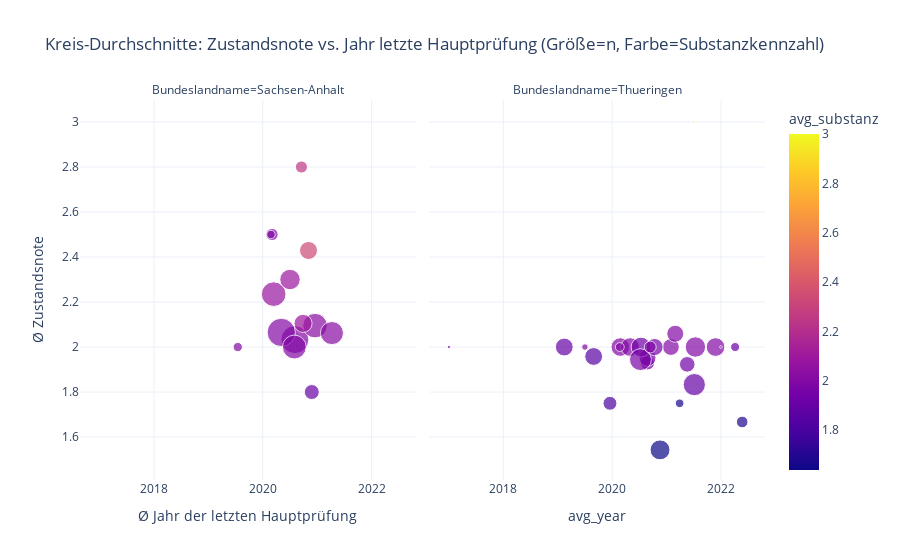
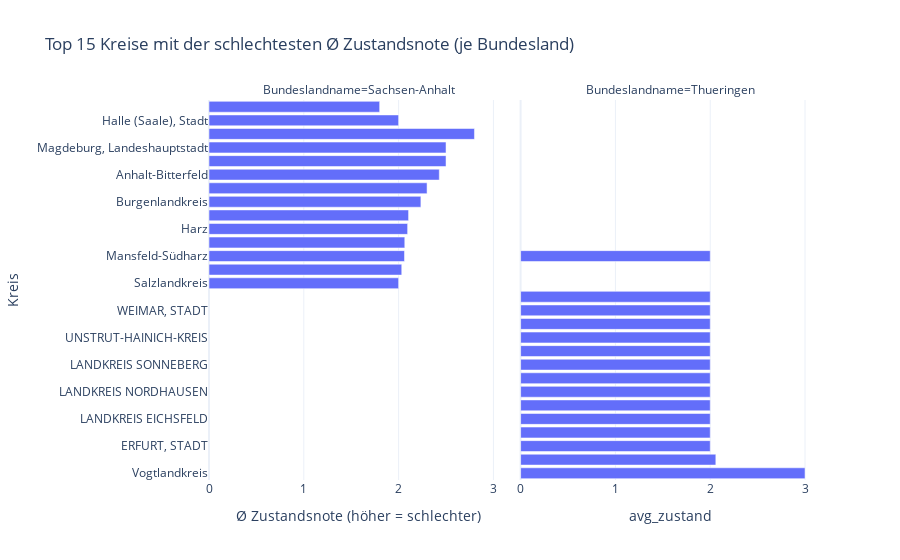
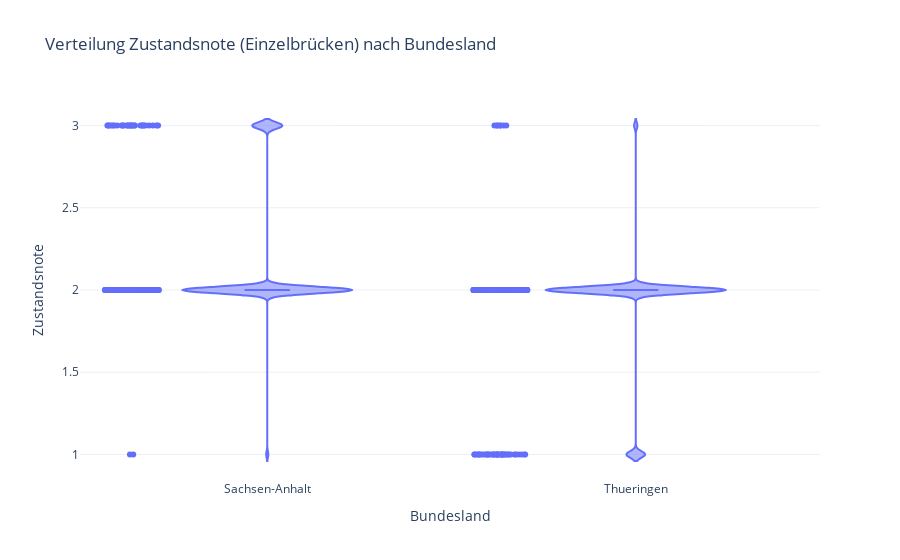
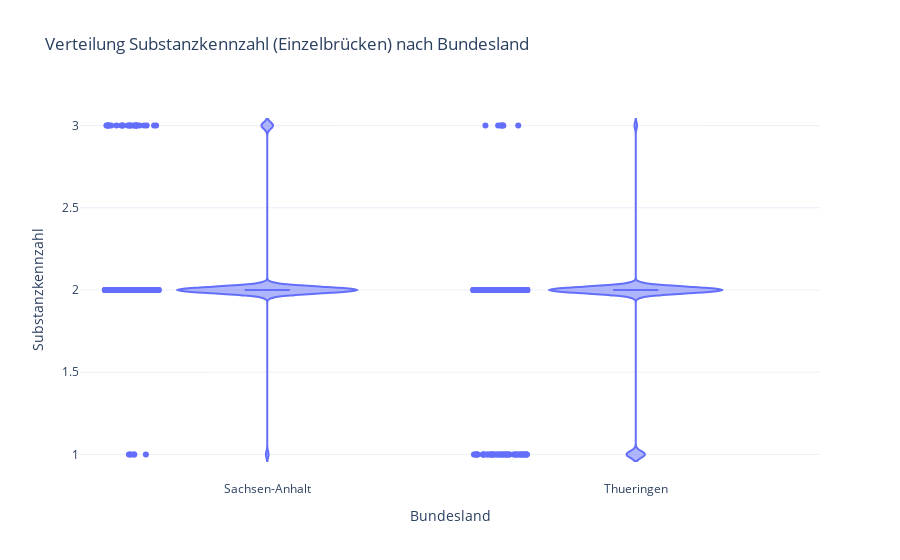

Notebook code for these charts, in order:
### Code cell
import pandas as pd
import plotly.express as px

# ------------------------------------------------------------
# 1) Daten einlesen
# ------------------------------------------------------------
path = r"data\original_bridge_statistic_germany.csv"  # <-- anpassen
df = pd.read_csv(path, sep=";", decimal=",", dtype=str, encoding="utf-8")

# numerische Spalten
num_cols = ["Jahr letzte Hauptprüfung", "Substanzkennzahl", "Zustandsnote"]
for c in num_cols:
    df[c] = pd.to_numeric(df[c], errors="coerce")

# Filter: Thüringen & Sachsen-Anhalt (robust gegen Schreibweise)
target_states = ["Thueringen", "Thüringen", "Sachsen-Anhalt"]
df_two = df[df["Bundeslandname"].isin(target_states)].copy()

# ------------------------------------------------------------
# 2) Aggregation: Durchschnitt pro Kreis innerhalb Bundesland
# ------------------------------------------------------------
avg_by_kreis = (
    df_two.groupby(["Bundeslandname", "Kreis"], dropna=False)
    .agg(
        n=("ObjectID", "count"),
        avg_year=("Jahr letzte Hauptprüfung", "mean"),
        avg_substanz=("Substanzkennzahl", "mean"),
        avg_zustand=("Zustandsnote", "mean"),
    )
    .reset_index()
)

# Rundung für Anzeige
avg_by_kreis["avg_year"] = avg_by_kreis["avg_year"].round(2)
avg_by_kreis["avg_substanz"] = avg_by_kreis["avg_substanz"].round(3)
avg_by_kreis["avg_zustand"] = avg_by_kreis["avg_zustand"].round(3)

# Hilfslabel für Hover
avg_by_kreis["hover"] = (
    "<b>" + avg_by_kreis["Kreis"].astype(str) + "</b><br>"
    "Bundesland: " + avg_by_kreis["Bundeslandname"].astype(str) + "<br>"
    "n Brücken: " + avg_by_kreis["n"].astype(str) + "<br>"
    "Ø Jahr letzte HP: " + avg_by_kreis["avg_year"].astype(str) + "<br>"
    "Ø Zustandsnote: " + avg_by_kreis["avg_zustand"].astype(str) + "<br>"
    "Ø Substanzkennzahl: " + avg_by_kreis["avg_substanz"].astype(str)
)

# ------------------------------------------------------------
# Plot 1: Scatter (Kreis-Mittelwerte)
#   x: Jahr letzte Hauptprüfung (Ø)
#   y: Zustandsnote (Ø)
#   color: Substanzkennzahl (Ø)
#   size: Anzahl Brücken
# ------------------------------------------------------------
fig_scatter = px.scatter(
    avg_by_kreis,
    x="avg_year",
    y="avg_zustand",
    color="avg_substanz",
    size="n",
    facet_col="Bundeslandname",
    hover_name="Kreis",
    hover_data={"avg_year": True, "avg_zustand": True, "avg_substanz": True, "n": True},
    title="Kreis-Durchschnitte: Zustandsnote vs. Jahr letzte Hauptprüfung (Größe=n, Farbe=Substanzkennzahl)",
)

fig_scatter.update_layout(
    template="plotly_white",
    xaxis_title="Ø Jahr der letzten Hauptprüfung",
    yaxis_title="Ø Zustandsnote",
)
fig_scatter.show()

# ------------------------------------------------------------
# Plot 2: Ranking-Balken (schlechteste Zustandsnoten)
#   Top N Kreise pro Bundesland (höhere Zustandsnote = schlechter)
# ------------------------------------------------------------
TOP_N = 15

rank_df = (
    avg_by_kreis.dropna(subset=["avg_zustand"])
    .sort_values(["Bundeslandname", "avg_zustand"], ascending=[True, False])
    .groupby("Bundeslandname", as_index=False)
    .head(TOP_N)
    .copy()
)

fig_bar = px.bar(
    rank_df,
    x="avg_zustand",
    y="Kreis",
    facet_col="Bundeslandname",
    orientation="h",
    hover_data={"avg_year": True, "avg_substanz": True, "n": True},
    title=f"Top {TOP_N} Kreise mit der schlechtesten Ø Zustandsnote (je Bundesland)",
)

fig_bar.update_layout(
    template="plotly_white",
    xaxis_title="Ø Zustandsnote (höher = schlechter)",
    yaxis_title="Kreis",
)
# damit die schlechtesten oben stehen
fig_bar.for_each_yaxis(lambda ax: ax.update(categoryorder="total ascending"))
fig_bar.show()

# ------------------------------------------------------------
# Plot 3: Verteilungen auf Einzelbrücken-Ebene (nicht aggregiert)
#   Violin/Box nach Bundesland für die 3 Kennzahlen
# ------------------------------------------------------------
# Zustandsnote
fig_violin_z = px.violin(
    df_two.dropna(subset=["Zustandsnote"]),
    x="Bundeslandname",
    y="Zustandsnote",
    box=True,
    points="all",
    title="Verteilung Zustandsnote (Einzelbrücken) nach Bundesland",
)
fig_violin_z.update_layout(template="plotly_white", xaxis_title="Bundesland", yaxis_title="Zustandsnote")
fig_violin_z.show()

# Substanzkennzahl
fig_violin_s = px.violin(
    df_two.dropna(subset=["Substanzkennzahl"]),
    x="Bundeslandname",
    y="Substanzkennzahl",
    box=True,
    points="all",
    title="Verteilung Substanzkennzahl (Einzelbrücken) nach Bundesland",
)
fig_violin_s.update_layout(template="plotly_white", xaxis_title="Bundesland", yaxis_title="Substanzkennzahl")
fig_violin_s.show()

# Jahr letzte Hauptprüfung
fig_violin_y = px.violin(
    df_two.dropna(subset=["Jahr letzte Hauptprüfung"]),
    x="Bundeslandname",
    y="Jahr letzte Hauptprüfung",
    box=True,
    points="all",
    title="Verteilung Jahr letzte Hauptprüfung (Einzelbrücken) nach Bundesland",
)
fig_violin_y.update_layout(template="plotly_white", xaxis_title="Bundesland", yaxis_title="Jahr letzte Hauptprüfung")
fig_violin_y.show()

### Figure 1 — Plotly figure (JSON) as saved in the notebook; plotly's stock layout.template omitted (floating-point values rounded to 4 significant figures)
{"data": [{"customdata": [[2.25, 41.0], [2.333, 91.0], [2.077, 170.0], [2.0, 218.0], [2.0, 41.0], [2.0, 24.0], [2.019, 169.0], [2.091, 92.0], [2.0, 20.0], [2.02, 150.0], [2.0, 224.0], [2.0, 159.0], [1.909, 63.0], [2.091, 117.0], [NaN, 2.0]], "hovertemplate": "<b>%{hovertext}</b><br><br>Bundeslandname=Sachsen-Anhalt<br>avg_year=%{x}<br>avg_zustand=%{y}<br>n=%{customdata[1]}<br>avg_substanz=%{marker.color}<extra></extra>", "hovertext": ["Altmarkkreis Salzwedel", "Anhalt-Bitterfeld", "Burgenlandkreis", "Börde", "Dessau-Rosslau, Stadt", "Halle (Saale), Stadt", "Harz", "Jerichower Land", "Magdeburg, Landeshauptstadt", "Mansfeld-Südharz", "Saalekreis", "Salzlandkreis", "Stendal", "Wittenberg", null], "legendgroup": "", "marker": {"color": [2.25, 2.333, 2.077, 2.0, 2.0, 2.0, 2.019, 2.091, 2.0, 2.02, 2.0, 2.0, 1.909, 2.091, NaN], "coloraxis": "coloraxis", "size": [41, 91, 170, 218, 41, 24, 169, 92, 20, 150, 224, 159, 63, 117, 2], "sizemode": "area", "sizeref": 0.56, "symbol": "circle"}, "mode": "markers", "name": "", "orientation": "v", "showlegend": false, "type": "scatter", "x": [2021.0, 2021.0, 2020.0, 2021.0, 2020.0, 2020.0, 2021.0, 2021.0, 2020.0, 2021.0, 2020.0, 2021.0, 2021.0, 2020.0, 2022.0], "xaxis": "x", "y": [2.8, 2.429, 2.235, 2.033, 2.5, 2.0, 2.095, 2.105, 2.5, 2.062, 2.065, 2.0, 1.8, 2.3, NaN], "yaxis": "y"}, {"customdata": [[1.947, 54.0], [2.0, 79.0], [1.688, 38.0], [1.638, 111.0], [1.667, 21.0], [1.853, 89.0], [1.933, 68.0], [2.0, 98.0], [1.957, 81.0], [2.0, 97.0], [2.0, 98.0], [1.818, 54.0], [2.0, 81.0], [1.931, 109.0], [1.9, 89.0], [2.0, 22.0], [1.96, 82.0], [2.0, 8.0], [2.0, 2.0], [1.968, 134.0], [1.893, 138.0], [1.917, 23.0], [2.0, 40.0], [3.0, 2.0], [2.0, 117.0], [2.0, 12.0], [2.0, 1.0], [2.0, 3.0]], "hovertemplate": "<b>%{hovertext}</b><br><br>Bundeslandname=Thueringen<br>avg_year=%{x}<br>avg_zustand=%{y}<br>n=%{customdata[1]}<br>avg_substanz=%{marker.color}<extra></extra>", "hovertext": ["EISENACH, STADT", "ERFURT, STADT", "GERA, STADT", "ILM-KREIS", "JENA, STADT", "KREIS SAALFELD-RUDOLSTADT", "KYFFHAEUSERKREIS", "LANDKR.SCHMALKALDEN-MEININGEN", "LANDKREIS ALTENBURG", "LANDKREIS EICHSFELD", "LANDKREIS GOTHA", "LANDKREIS GREIZ", "LANDKREIS HILDBURGHAUSEN", "LANDKREIS NORDHAUSEN", "LANDKREIS SOEMMERDA", "LANDKREIS SONNEBERG", "LANDKREIS WEIMARER LAND", "Landkreis Hersfeld-Rotenburg", "Mansfeld-Südharz", "SAALE-HOLZLAND-KREIS", "SAALE-ORLA-KREIS", "SUHL, STADT", "UNSTRUT-HAINICH-KREIS", "Vogtlandkreis", "WARTBURGKREIS", "WEIMAR, STADT", "Werra-Meißner-Kreis", null], "legendgroup": "", "marker": {"color": [1.947, 2.0, 1.688, 1.638, 1.667, 1.853, 1.933, 2.0, 1.957, 2.0, 2.0, 1.818, 2.0, 1.931, 1.9, 2.0, 1.96, 2.0, 2.0, 1.968, 1.893, 1.917, 2.0, 3.0, 2.0, 2.0, 2.0, 2.0], "coloraxis": "coloraxis", "size": [54, 79, 38, 111, 21, 89, 68, 98, 81, 97, 98, 54, 81, 109, 89, 22, 82, 8, 2, 134, 138, 23, 40, 2, 117, 12, 1, 3], "sizemode": "area", "sizeref": 0.56, "symbol": "circle"}, "mode": "markers", "name": "", "orientation": "v", "showlegend": false, "type": "scatter", "x": [2021.0, 2021.0, 2022.0, 2021.0, 2021.0, 2020.0, 2021.0, 2022.0, 2021.0, 2020.0, 2020.0, 2020.0, 2021.0, 2021.0, 2019.0, 2020.0, 2021.0, 2019.0, 2022.0, 2021.0, 2022.0, 2022.0, 2021.0, 2022.0, 2022.0, 2020.0, 2019.0, 2017.0], "xaxis": "x2", "y": [1.929, 2.0, 1.667, 1.543, 1.75, 1.958, 1.923, 2.0, 1.952, 2.0, 2.0, 1.75, 2.059, 2.0, 2.0, 2.0, 2.0, NaN, 2.0, 1.944, 1.833, 2.0, 2.0, 3.0, 2.0, 2.0, NaN, 2.0], "yaxis": "y2"}], "layout": {"annotations": [{"font": {}, "showarrow": false, "text": "Bundeslandname=Sachsen-Anhalt", "x": 0.245, "xanchor": "center", "xref": "paper", "y": 1, "yanchor": "bottom", "yref": "paper"}, {"font": {}, "showarrow": false, "text": "Bundeslandname=Thueringen", "x": 0.755, "xanchor": "center", "xref": "paper", "y": 1, "yanchor": "bottom", "yref": "paper"}], "coloraxis": {"colorbar": {"title": {"text": "avg_substanz"}}, "colorscale": [[0, "#0d0887"], [0.1111, "#46039f"], [0.2222, "#7201a8"], [0.3333, "#9c179e"], [0.4444, "#bd3786"], [0.5556, "#d8576b"], [0.6667, "#ed7953"], [0.7778, "#fb9f3a"], [0.8889, "#fdca26"], [1, "#f0f921"]]}, "legend": {"itemsizing": "constant", "tracegroupgap": 0}, "title": {"text": "Kreis-Durchschnitte: Zustandsnote vs. Jahr letzte Hauptprüfung (Größe=n, Farbe=Substanzkennzahl)"}, "xaxis": {"anchor": "y", "domain": [0, 0.49], "title": {"text": "Ø Jahr der letzten Hauptprüfung"}}, "xaxis2": {"anchor": "y2", "domain": [0.51, 1], "matches": "x", "title": {"text": "avg_year"}}, "yaxis": {"anchor": "x", "domain": [0, 1], "title": {"text": "Ø Zustandsnote"}}, "yaxis2": {"anchor": "x2", "domain": [0, 1], "matches": "y", "showticklabels": false}}}

### Figure 2 — Plotly figure (JSON) as saved in the notebook; plotly's stock layout.template omitted (floating-point values rounded to 4 significant figures)
{"data": [{"customdata": [[2021.0, 2.25, 41.0], [2020.0, 2.0, 41.0], [2020.0, 2.0, 20.0], [2021.0, 2.333, 91.0], [2020.0, 2.091, 117.0], [2020.0, 2.077, 170.0], [2021.0, 2.091, 92.0], [2021.0, 2.019, 169.0], [2020.0, 2.0, 224.0], [2021.0, 2.02, 150.0], [2021.0, 2.0, 218.0], [2020.0, 2.0, 24.0], [2021.0, 2.0, 159.0], [2021.0, 1.909, 63.0]], "hovertemplate": "Bundeslandname=Sachsen-Anhalt<br>avg_zustand=%{x}<br>Kreis=%{y}<br>avg_year=%{customdata[0]}<br>avg_substanz=%{customdata[1]}<br>n=%{customdata[2]}<extra></extra>", "legendgroup": "", "marker": {"color": "#636efa", "pattern": {"shape": ""}}, "name": "", "orientation": "h", "showlegend": false, "textposition": "auto", "type": "bar", "x": [2.8, 2.5, 2.5, 2.429, 2.3, 2.235, 2.105, 2.095, 2.065, 2.062, 2.033, 2.0, 2.0, 1.8], "xaxis": "x", "y": ["Altmarkkreis Salzwedel", "Dessau-Rosslau, Stadt", "Magdeburg, Landeshauptstadt", "Anhalt-Bitterfeld", "Wittenberg", "Burgenlandkreis", "Jerichower Land", "Harz", "Saalekreis", "Mansfeld-Südharz", "Börde", "Halle (Saale), Stadt", "Salzlandkreis", "Stendal"], "yaxis": "y"}, {"customdata": [[2022.0, 3.0, 2.0], [2021.0, 2.0, 81.0], [2021.0, 2.0, 79.0], [2022.0, 2.0, 98.0], [2020.0, 2.0, 97.0], [2020.0, 2.0, 98.0], [2021.0, 1.931, 109.0], [2019.0, 1.9, 89.0], [2020.0, 2.0, 22.0], [2021.0, 1.96, 82.0], [2022.0, 2.0, 2.0], [2022.0, 1.917, 23.0], [2021.0, 2.0, 40.0], [2022.0, 2.0, 117.0], [2020.0, 2.0, 12.0]], "hovertemplate": "Bundeslandname=Thueringen<br>avg_zustand=%{x}<br>Kreis=%{y}<br>avg_year=%{customdata[0]}<br>avg_substanz=%{customdata[1]}<br>n=%{customdata[2]}<extra></extra>", "legendgroup": "", "marker": {"color": "#636efa", "pattern": {"shape": ""}}, "name": "", "orientation": "h", "showlegend": false, "textposition": "auto", "type": "bar", "x": [3.0, 2.059, 2.0, 2.0, 2.0, 2.0, 2.0, 2.0, 2.0, 2.0, 2.0, 2.0, 2.0, 2.0, 2.0], "xaxis": "x2", "y": ["Vogtlandkreis", "LANDKREIS HILDBURGHAUSEN", "ERFURT, STADT", "LANDKR.SCHMALKALDEN-MEININGEN", "LANDKREIS EICHSFELD", "LANDKREIS GOTHA", "LANDKREIS NORDHAUSEN", "LANDKREIS SOEMMERDA", "LANDKREIS SONNEBERG", "LANDKREIS WEIMARER LAND", "Mansfeld-Südharz", "SUHL, STADT", "UNSTRUT-HAINICH-KREIS", "WARTBURGKREIS", "WEIMAR, STADT"], "yaxis": "y2"}], "layout": {"annotations": [{"font": {}, "showarrow": false, "text": "Bundeslandname=Sachsen-Anhalt", "x": 0.245, "xanchor": "center", "xref": "paper", "y": 1, "yanchor": "bottom", "yref": "paper"}, {"font": {}, "showarrow": false, "text": "Bundeslandname=Thueringen", "x": 0.755, "xanchor": "center", "xref": "paper", "y": 1, "yanchor": "bottom", "yref": "paper"}], "barmode": "relative", "legend": {"tracegroupgap": 0}, "title": {"text": "Top 15 Kreise mit der schlechtesten Ø Zustandsnote (je Bundesland)"}, "xaxis": {"anchor": "y", "domain": [0, 0.49], "title": {"text": "Ø Zustandsnote (höher = schlechter)"}}, "xaxis2": {"anchor": "y2", "domain": [0.51, 1], "matches": "x", "title": {"text": "avg_zustand"}}, "yaxis": {"anchor": "x", "categoryorder": "total ascending", "domain": [0, 1], "title": {"text": "Kreis"}}, "yaxis2": {"anchor": "x2", "categoryorder": "total ascending", "domain": [0, 1], "matches": "y", "showticklabels": false}}}

### Figure 3 — Plotly figure (JSON) as saved in the notebook; plotly's stock layout.template omitted (floating-point values rounded to 4 significant figures; data arrays with more than 128 entries replaced by an {"elided": "..."} marker saying what was removed)
{"data": [{"alignmentgroup": "True", "box": {"visible": true}, "hovertemplate": "Bundeslandname=%{x}<br>Zustandsnote=%{y}<extra></extra>", "legendgroup": "", "marker": {"color": "#636efa"}, "name": "", "offsetgroup": "", "orientation": "v", "points": "all", "scalegroup": "True", "showlegend": false, "type": "violin", "x": {"elided": "611 str values"}, "x0": " ", "xaxis": "x", "y": {"elided": "611 float values"}, "y0": " ", "yaxis": "y"}], "layout": {"legend": {"tracegroupgap": 0}, "title": {"text": "Verteilung Zustandsnote (Einzelbrücken) nach Bundesland"}, "violinmode": "group", "xaxis": {"anchor": "y", "domain": [0, 1], "title": {"text": "Bundesland"}}, "yaxis": {"anchor": "x", "domain": [0, 1], "title": {"text": "Zustandsnote"}}}}

### Figure 4 — Plotly figure (JSON) as saved in the notebook; plotly's stock layout.template omitted (floating-point values rounded to 4 significant figures; data arrays with more than 128 entries replaced by an {"elided": "..."} marker saying what was removed)
{"data": [{"alignmentgroup": "True", "box": {"visible": true}, "hovertemplate": "Bundeslandname=%{x}<br>Substanzkennzahl=%{y}<extra></extra>", "legendgroup": "", "marker": {"color": "#636efa"}, "name": "", "offsetgroup": "", "orientation": "v", "points": "all", "scalegroup": "True", "showlegend": false, "type": "violin", "x": {"elided": "965 str values"}, "x0": " ", "xaxis": "x", "y": {"elided": "965 float values"}, "y0": " ", "yaxis": "y"}], "layout": {"legend": {"tracegroupgap": 0}, "title": {"text": "Verteilung Substanzkennzahl (Einzelbrücken) nach Bundesland"}, "violinmode": "group", "xaxis": {"anchor": "y", "domain": [0, 1], "title": {"text": "Bundesland"}}, "yaxis": {"anchor": "x", "domain": [0, 1], "title": {"text": "Substanzkennzahl"}}}}
